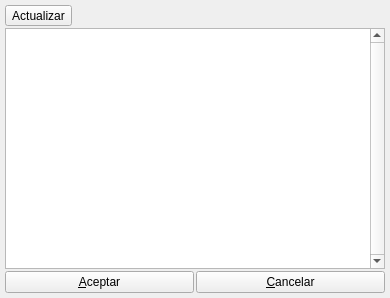
<ui version="4.0" >
 <author></author>
 <comment></comment>
 <exportmacro></exportmacro>
 <class>abreempresabase</class>
 <widget class="QDialog" name="abreempresabase" >
  <property name="geometry" >
   <rect>
    <x>0</x>
    <y>0</y>
    <width>390</width>
    <height>298</height>
   </rect>
  </property>
  <property name="sizePolicy" >
   <sizepolicy>
    <hsizetype>7</hsizetype>
    <vsizetype>7</vsizetype>
    <horstretch>0</horstretch>
    <verstretch>0</verstretch>
   </sizepolicy>
  </property>
  <property name="minimumSize" >
   <size>
    <width>390</width>
    <height>210</height>
   </size>
  </property>
  <property name="maximumSize" >
   <size>
    <width>640</width>
    <height>1000</height>
   </size>
  </property>
  <property name="windowTitle" >
   <string>Abrir empresa</string>
  </property>
  <property name="windowIcon" >
   <iconset/>
  </property>
  <property name="toolTip" >
   <string>Abrir empresa</string>
  </property>
  <property name="modal" >
   <bool>true</bool>
  </property>
  <layout class="QVBoxLayout" >
   <property name="margin" >
    <number>5</number>
   </property>
   <property name="spacing" >
    <number>2</number>
   </property>
   <item>
    <layout class="QHBoxLayout" >
     <property name="margin" >
      <number>0</number>
     </property>
     <property name="spacing" >
      <number>2</number>
     </property>
     <item>
      <widget class="QToolButton" name="mui_actualizar" >
       <property name="toolTip" >
        <string>Actualizar</string>
       </property>
       <property name="whatsThis" >
        <string>Actualiza el listado de empresas</string>
       </property>
       <property name="text" >
        <string>Actualizar</string>
       </property>
       <property name="icon" >
        <iconset resource="../bulmages.qrc" >:/Genericos32x32/images/pendientes/i_reload.png</iconset>
       </property>
      </widget>
     </item>
     <item>
      <spacer>
       <property name="orientation" >
        <enum>Qt::Horizontal</enum>
       </property>
       <property name="sizeType" >
        <enum>QSizePolicy::Expanding</enum>
       </property>
       <property name="sizeHint" >
        <size>
         <width>281</width>
         <height>21</height>
        </size>
       </property>
      </spacer>
     </item>
    </layout>
   </item>
   <item>
    <widget class="QTableWidget" name="mui_empresas" >
     <property name="verticalScrollBarPolicy" >
      <enum>Qt::ScrollBarAlwaysOn</enum>
     </property>
     <property name="editTriggers" >
      <set>QAbstractItemView::NoEditTriggers</set>
     </property>
     <property name="selectionMode" >
      <enum>QAbstractItemView::SingleSelection</enum>
     </property>
     <property name="selectionBehavior" >
      <enum>QAbstractItemView::SelectRows</enum>
     </property>
     <property name="showGrid" >
      <bool>true</bool>
     </property>
    </widget>
   </item>
   <item>
    <layout class="QHBoxLayout" >
     <property name="margin" >
      <number>0</number>
     </property>
     <property name="spacing" >
      <number>2</number>
     </property>
     <item>
      <widget class="QPushButton" name="botonAceptar" >
       <property name="text" >
        <string>&amp;Aceptar</string>
       </property>
       <property name="autoDefault" >
        <bool>false</bool>
       </property>
      </widget>
     </item>
     <item>
      <widget class="QPushButton" name="botonCancelar" >
       <property name="text" >
        <string>&amp;Cancelar</string>
       </property>
       <property name="autoDefault" >
        <bool>false</bool>
       </property>
      </widget>
     </item>
    </layout>
   </item>
  </layout>
 </widget>
 <layoutdefault spacing="2" margin="5" />
 <pixmapfunction></pixmapfunction>
 <tabstops>
  <tabstop>botonAceptar</tabstop>
  <tabstop>botonCancelar</tabstop>
 </tabstops>
 <resources>
  <include location="../bulmages.qrc" />
 </resources>
 <connections/>
</ui>
